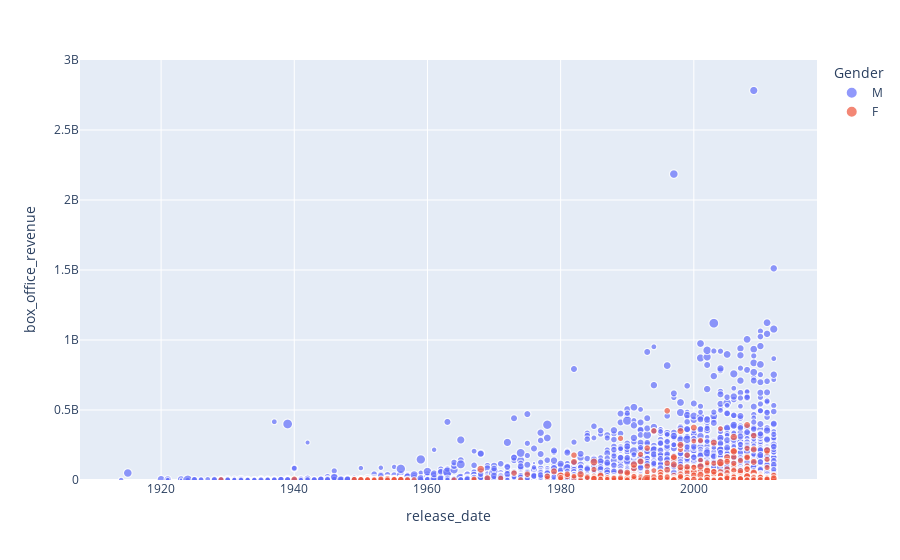

Notebook code for this chart:
### Code cell
#2 - plot the distribution
fig = px.scatter(box_office_merged, x="release_date", y="box_office_revenue",
           size="movie_runtime", color="Gender", hover_name="movie_name", range_y=[0, 3000000000])
fig.show()

### Figure 1 — Plotly figure (JSON) as saved in the notebook; plotly's stock layout.template omitted (floating-point values rounded to 4 significant figures; data arrays with more than 128 entries replaced by an {"elided": "..."} marker saying what was removed)
{"data": [{"hovertemplate": "<b>%{hovertext}</b><br><br>Gender=M<br>release_date=%{x}<br>box_office_revenue=%{y}<br>movie_runtime=%{marker.size}<extra></extra>", "hovertext": {"elided": "6537 str values"}, "legendgroup": "M", "marker": {"color": "#636efa", "size": {"elided": "6537 float values"}, "sizemode": "area", "sizeref": 2.507, "symbol": "circle"}, "mode": "markers", "name": "M", "showlegend": true, "type": "scattergl", "x": {"elided": "6537 int values"}, "xaxis": "x", "y": {"elided": "6537 int values"}, "yaxis": "y"}, {"hovertemplate": "<b>%{hovertext}</b><br><br>Gender=F<br>release_date=%{x}<br>box_office_revenue=%{y}<br>movie_runtime=%{marker.size}<extra></extra>", "hovertext": {"elided": "597 str values"}, "legendgroup": "F", "marker": {"color": "#EF553B", "size": {"elided": "597 int values"}, "sizemode": "area", "sizeref": 2.507, "symbol": "circle"}, "mode": "markers", "name": "F", "showlegend": true, "type": "scattergl", "x": {"elided": "597 int values"}, "xaxis": "x", "y": {"elided": "597 int values"}, "yaxis": "y"}], "layout": {"legend": {"itemsizing": "constant", "title": {"text": "Gender"}, "tracegroupgap": 0}, "margin": {"t": 60}, "xaxis": {"anchor": "y", "domain": [0, 1], "title": {"text": "release_date"}}, "yaxis": {"anchor": "x", "domain": [0, 1], "range": [0, 3000000000], "title": {"text": "box_office_revenue"}}}}
